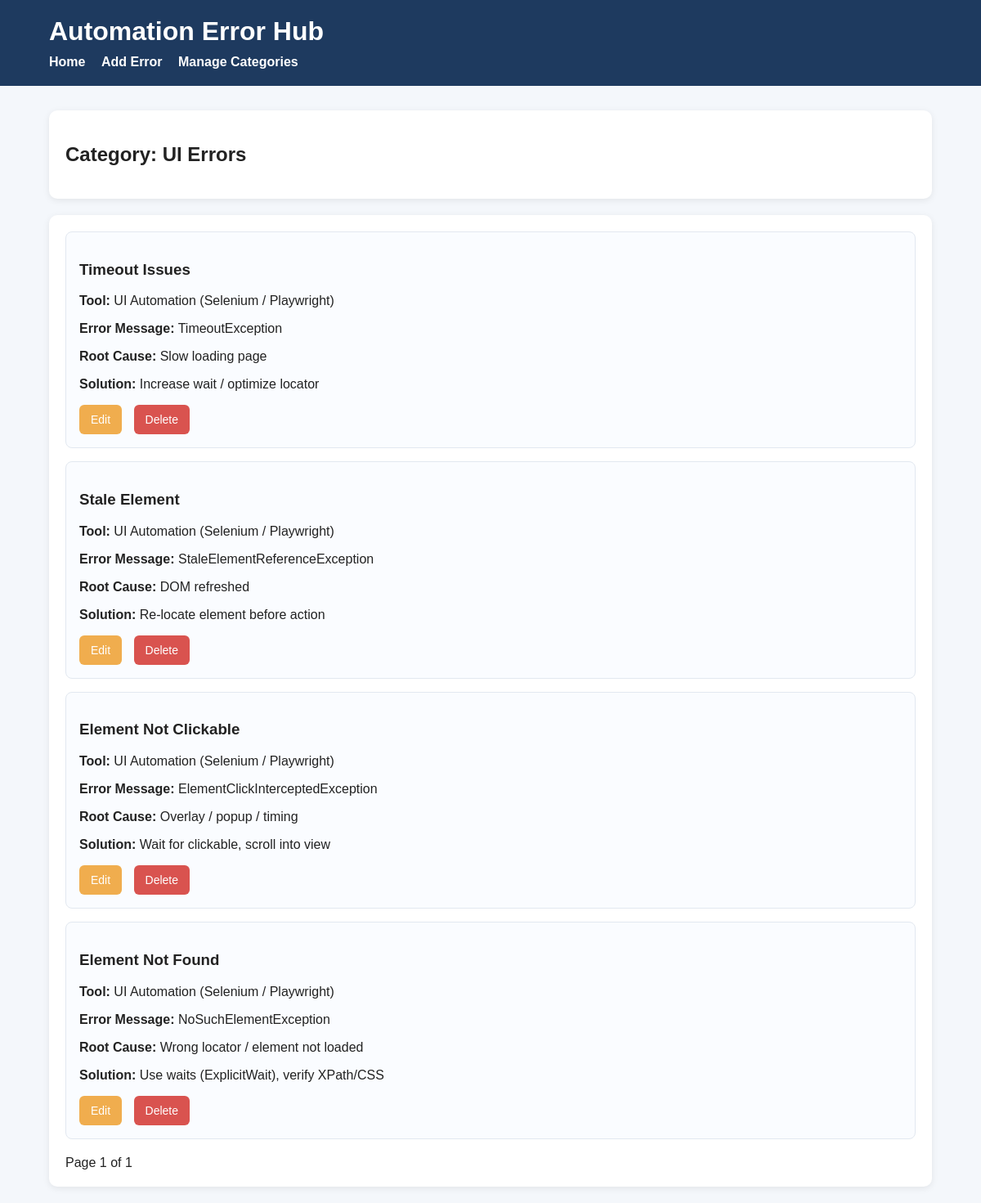
Page /category/2 on the committed database.
### tables this page shows
CREATE TABLE categories (
                id INTEGER PRIMARY KEY AUTOINCREMENT,
                name TEXT NOT NULL UNIQUE
            );

CREATE TABLE errors (
                id INTEGER PRIMARY KEY AUTOINCREMENT,
                error_name TEXT NOT NULL,
                category_id INTEGER,
                tool_name TEXT,
                error_message TEXT,
                root_cause TEXT,
                solution TEXT,
                image_path TEXT,
                FOREIGN KEY (category_id) REFERENCES categories(id)
            );

### app.py (the view)
@app.route("/category/<int:category_id>")
def view_category(category_id):
    page = request.args.get("page", 1, type=int)
    category = CategoryModel.get_category_by_id(category_id)
    if not category:
        return "<h3>Category not found.</h3><a href='/'>Back Home</a>"
    errors = ErrorModel.get_errors_by_category(category_id, page, PER_PAGE)
    total_errors = ErrorModel.count_errors_by_category(category_id)
    total_pages = math.ceil(total_errors / PER_PAGE) if total_errors > 0 else 1
    return render_template(
        "category.html",
        category=category,
        errors=errors,
        page=page,
        total_pages=total_pages
    )

### database.py (called while the page is built)
    @staticmethod
    def get_connection():
        conn = sqlite3.connect(DB_NAME)
        conn.row_factory = sqlite3.Row
        return conn

### models/category_model.py (called while the page is built)
    @staticmethod
    def get_category_by_id(category_id):
        conn = Database.get_connection()
        category = conn.execute(
            "SELECT * FROM categories WHERE id = ?",
            (category_id,)
        ).fetchone()
        conn.close()
        return category

### models/error_model.py (called while the page is built)
    @staticmethod
    def get_errors_by_category(category_id, page=1, per_page=5):
        offset = (page - 1) * per_page
        conn = Database.get_connection()
        errors = conn.execute("""
            SELECT errors.*, categories.name AS category_name
            FROM errors
            LEFT JOIN categories ON errors.category_id = categories.id
            WHERE categories.id = ?
            ORDER BY errors.id DESC
            LIMIT ? OFFSET ?
        """, (category_id, per_page, offset)).fetchall()
        conn.close()
        return errors

    @staticmethod
    def count_errors_by_category(category_id):
        conn = Database.get_connection()
        count = conn.execute("""
            SELECT COUNT(*) AS total
            FROM errors
            WHERE category_id = ?
        """, (category_id,)).fetchone()["total"]
        conn.close()
        return count

### templates/category.html (shortened to what this page needs)
{% extends "base.html" %}
{% block content %}
<div class="card">
    <h2>Category: {{ category.name }}</h2>
</div>
<div class="card">
    {% if errors %}
        {% for error in errors %}
            <div class="error-card">
                <h3>{{ error.error_name }}</h3>
                <p><strong>Tool:</strong> {{ error.tool_name or '' }}</p>
                <p><strong>Error Message:</strong> {{ error.error_message or '' }}</p>
                <p><strong>Root Cause:</strong> {{ error.root_cause or '' }}</p>
                <p><strong>Solution:</strong> {{ error.solution or '' }}</p>
                <div class="actions">
                    <a class="btn btn-edit" href="{{ url_for('edit_error', error_id=error.id) }}">Edit</a>
                    <a class="btn btn-delete"
                       href="{{ url_for('delete_error', error_id=error.id) }}"
                       onclick="return confirm('Are you sure you want to delete this error?');">
                       Delete
                    </a>
                </div>
            </div>
        {% endfor %}
    {% else %}
        <p>No errors found in this category.</p>
    {% endif %}
    <div class="pagination">
        <span>Page {{ page }} of {{ total_pages }}</span>
    </div>
</div>
{% endblock %}

### static/style.css (style rules this page uses)
body { font-family: Arial, sans-serif; background: #f4f7fb; margin: 0; padding: 0; color: #222; }
.card { background: white; border-radius: 10px; padding: 20px; margin-bottom: 20px; box-shadow: 0 2px 8px rgba(0, 0, 0, 0.08); }
button, .btn { display: inline-block; padding: 10px 14px; border: none; border-radius: 6px; text-decoration: none; cursor: pointer; font-size: 14px; }
.btn-edit { background: #f0ad4e; color: white; }
.btn-delete { background: #d9534f; color: white; }
.error-card { border: 1px solid #e2e8f0; border-radius: 8px; padding: 16px; margin-bottom: 16px; background: #fafcff; }
.actions { margin-top: 15px; }
.actions .btn { margin-right: 10px; }
.pagination { margin-top: 20px; display: flex; gap: 12px; align-items: center; flex-wrap: wrap; }

### rows in the picture
categories: name "UI Errors"
errors: error_name "Timeout Issues", tool_name "UI Automation (Selenium / Playwright)", error_message "TimeoutException", root_cause "Slow loading page", solution "Increase wait / optimize locator"
errors: error_name "Stale Element", tool_name "UI Automation (Selenium / Playwright)", error_message "StaleElementReferenceException", root_cause "DOM refreshed", solution "Re-locate element before action"
errors: error_name "Element Not Clickable", tool_name "UI Automation (Selenium / Playwright)", error_message "ElementClickInterceptedException", root_cause "Overlay / popup / timing", solution "Wait for clickable, scroll into view"
errors: error_name "Element Not Found", tool_name "UI Automation (Selenium / Playwright)", error_message "NoSuchElementException", root_cause "Wrong locator / element not loaded", solution "Use waits (ExplicitWait), verify XPath/CSS"

### other values in the picture
{{ page }} "1"
{{ total_pages }} "1"
